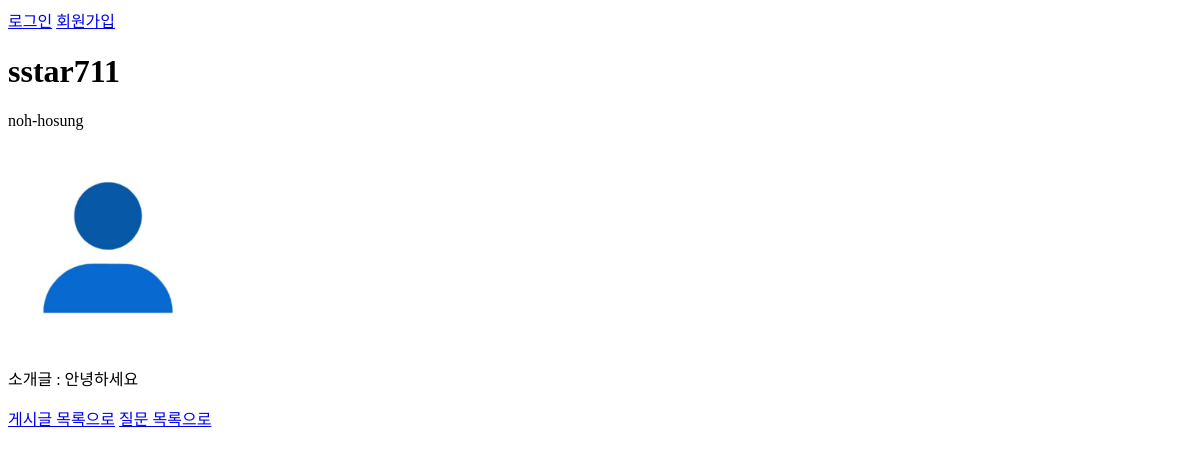
Before: /users/1 with the older database file.
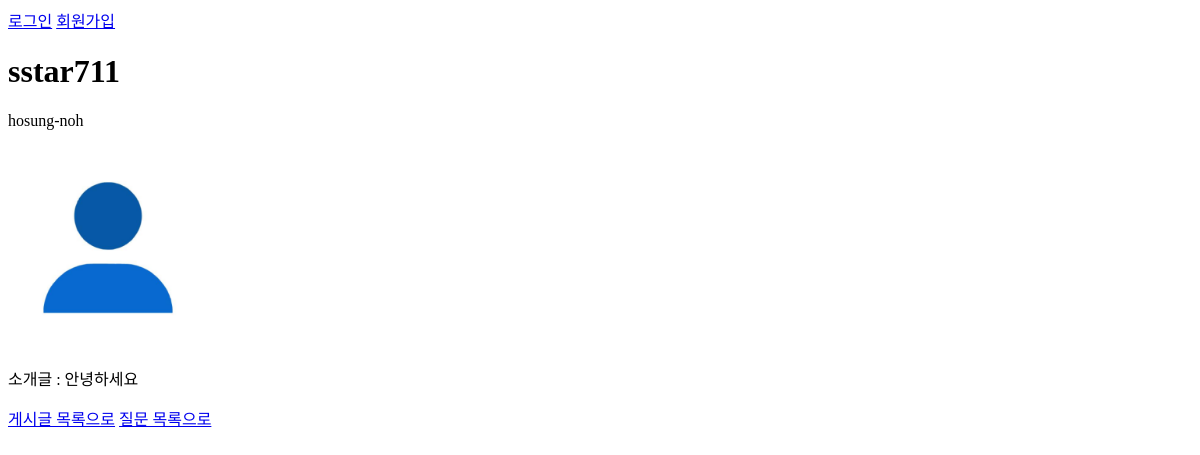
After: the same page with the newer database file.
### users/models.py (models this page shows, shortened)
class User(AbstractUser):
    bio = models.TextField(max_length = 300, null= True, default='안녕하세요')
    image = models.ImageField(upload_to="images/", blank= True, default= "default_image.png")

### users/views.py (the view)
# urls.py: path('<int:pk>', views.profile, name = 'profile'),
def profile(request, pk):
    user = User.objects.get(pk = pk)
    context = {'user':user}
    return render(request, 'users/profile.html',context)

### users/templates/users/profile.html (shortened to what this page needs)
{% extends "base.html" %}
{% block content %}
<h1>{{ user.username }}</h1>
<p>{{ user.last_name }}-{{ user.first_name }} </p>
{% if user.image %}
<p><img src="{{ user.image.url }}" alt = "{{ user.image.url }}"></p>
{% endif %}
<p>소개글 : {{ user.bio }}</p>
{% endblock content %}

Changed rows visible on the page:
changed User "sstar711": last_name "noh" → "hosung"; first_name "hosung" → "noh"
